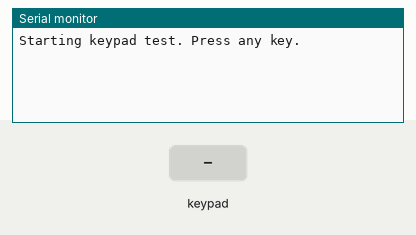
Simulated run of this sketch. Board: Arduino Uno, built with avr-gcc and run on an emulated ATmega328P. Parts: the last lines printed to the serial monitor. The inputs (shaded band) are chosen by the test bench.

Above: at 1.2 s.
1.3 s: key '1' pressed
At 2.3 s:
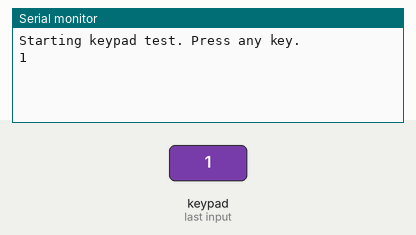
2.8 s: keypad keys 2 3 4 5 # pressed 0.4 s apart
At 5.8 s:
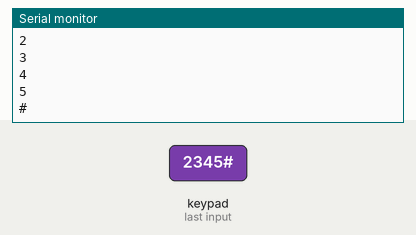
6.3 s: key 'A' pressed
At 7.5 s:
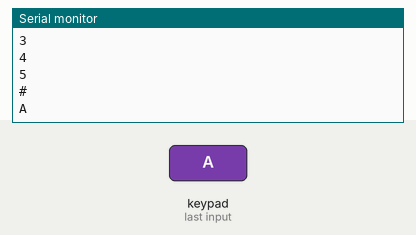
7.8 s: keypad keys 2 3 4 5 * pressed 0.4 s apart
At 9.9 s:
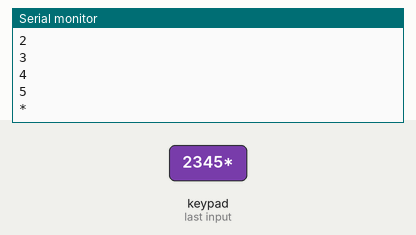
11.3 s: key 'B' pressed
At 12.5 s:
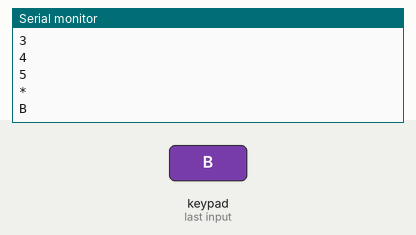
12.8 s: keypad keys 2 3 4 5 D pressed 0.4 s apart
At 15.9 s:
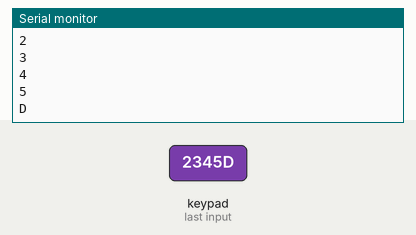
Timing chart, 0 to 17.3 s (numbered marks = the images above; inputs shaded):
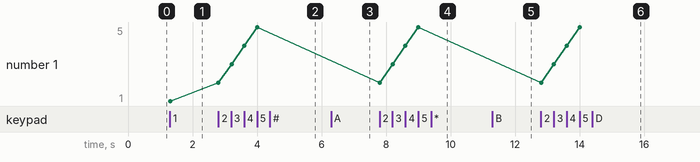

The sketch:

keypad_serial.ino
```cpp
#include <Keypad.h>

const byte ROWS = 4;  // Four rows
const byte COLS = 4;  // Four columns

// Define the symbols on the keypad (you can customize these if needed)
char keys[ROWS][COLS] = {
  {'1', '2', '3', 'A'},
  {'4', '5', '6', 'B'},
  {'7', '8', '9', 'C'},
  {'*', '0', '#', 'D'}
};

// Connect row pins to Arduino digital pins 2-5
byte rowPins[ROWS] = {2, 3, 4, 5};

// Connect column pins to Arduino digital pins 6-9
byte colPins[COLS] = {6, 7, 8, 9};

// Initialize keypad object with defined layout
Keypad keypad = Keypad(makeKeymap(keys), rowPins, colPins, ROWS, COLS);

void setup() {
  Serial.begin(9600); // Start serial communication at 9600 baud
  Serial.println("Starting keypad test. Press any key.");
}

void loop() {
  char key = keypad.getKey();

  if (key) { // If a key is pressed
    //Serial.print("Key pressed: ");
    Serial.println(key);  // Send key to serial monitor
  }
}
```

Measured:
- after the input at 1.3 s, the serial monitor: prints a new line at once (image 1)
- after the input at 2.8 s, the serial monitor: prints a new line at once (image 2)
- after the input at 6.3 s, the serial monitor: prints a new line at once (image 3)
- after the input at 7.8 s, the serial monitor: prints a new line at once (image 4)
- after the input at 11.3 s, the serial monitor: prints a new line at once (image 5)
- after the input at 12.8 s, the serial monitor: prints a new line at once (image 6)
- plotted number 1: 1 → 5 after the input at 2.8 s
